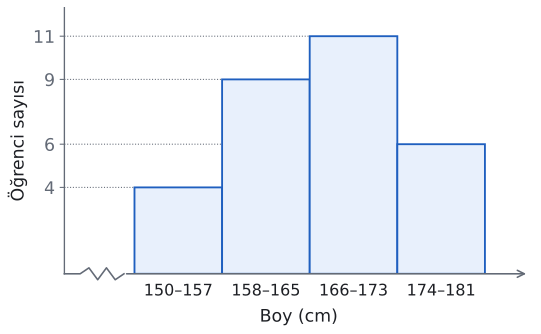

Source code (Python):
import sys; sys.path.insert(0, "tools")
from cizim import *

# Kendini dene 3: 30 öğrencinin boyları (cm), genişlik 8.
GRUPLAR = ['150–157', '158–165', '166–173', '174–181']
FREK = [4, 9, 11, 6]
VURGU = []   # koyu renkli sütunlar (sıra no, 0'dan)
fig, ax = sekil(6.3, 3.6)
k = len(GRUPLAR)
for i, f in enumerate(FREK):
    sol = 0.8 + i
    ax.bar(sol, f, width=1, align="edge", color=MAVI if i in VURGU else MAVI_ACIK, edgecolor=MAVI, lw=1.4, zorder=3)
    ax.hlines(f, 0, sol, color=SOLUK, lw=0.8, ls=":", zorder=1)
    ax.text(sol + 0.5, -0.04 * max(FREK), GRUPLAR[i], ha="center", va="top", fontsize=12, color=YAZI)
# yatay eksen: başta veri olmayan bölge zikzakla gösterilir
z = [0, 0.18, 0.28, 0.38, 0.48, 0.58, 0.68]
zy = [0, 0, 0.025, -0.025, 0.025, -0.025, 0]
ax.plot(z, [v * max(FREK) for v in zy], color=SOLUK, lw=1.2, clip_on=False, zorder=4)
ax.annotate("", xy=(k + 1.3, 0), xytext=(0.68, 0), arrowprops=dict(arrowstyle="->", color=SOLUK, lw=1.2))
ax.set_xlim(0, k + 1.35); ax.set_ylim(0, max(FREK) * 1.12)
ax.set_xticks([]); ax.set_yticks(sorted(set(FREK)))
for s in ("top", "right", "bottom"): ax.spines[s].set_visible(False)
ax.set_xlabel('Boy (cm)', labelpad=26)
ax.set_ylabel('Öğrenci sayısı')
kaydet(fig, __file__)
